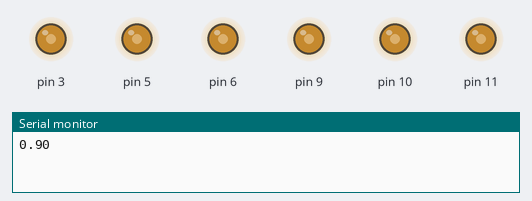
Recording of a sketch running on a simulated Arduino Uno, built with avr-gcc and run on an emulated ATmega328P. On the bench: output pins drawn as LEDs (lit = HIGH), the last lines printed to the serial monitor. Random numbers use the default seed unless the sketch sets one.

Above: at 0.05 s.
At 1.55 s:
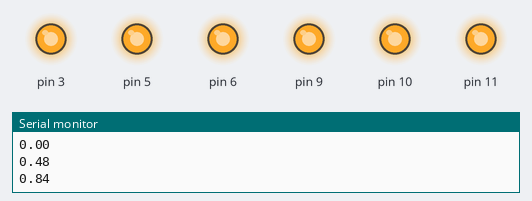
At 3.0 s:
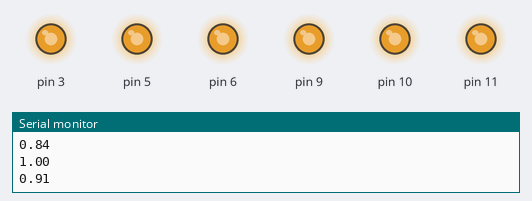
At 6.0 s:
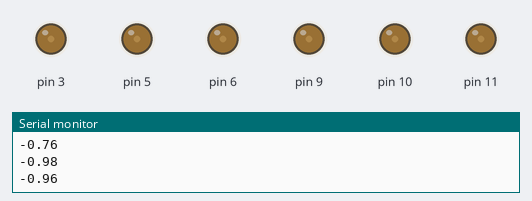
Timing chart, 0 to 8.1 s (numbered marks = the images above):
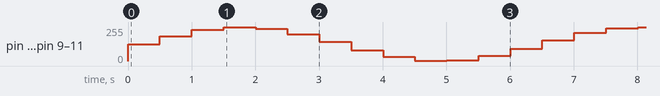

The sketch:

UnoTestSignalGenerator.ino
```cpp
float a1, a2, a3, a4, a5, a6, fTime;
long oldTime, currentTime, deltaTime;
int counter = 0;
float steps[] = {0.9, 0.0, 0.9, 0.0};

void setup() {
  randomSeed(analogRead(1));
  randomSeed(random());
  // put your setup code here, to run once:
  Serial.begin(9600);
  a1 = 0.9;
  a2 = 0.9;
  a3 = 0.9;
  a4 = 0.9;
  a5 = 0.9;
  a6 = 0.9;
  pinMode(12, INPUT_PULLUP);

}

void loop() {
  counter++;
  Serial.println(a1);
  oldTime = currentTime;
  currentTime = millis();
  deltaTime = currentTime - oldTime;
  fTime += deltaTime/1000.0;
  a1 = sin(fTime);
  a2 = sin(fTime);
  a3 = sin(fTime);
  a4 = sin(fTime);
  a5 = sin(fTime);
  a6 = sin(fTime);
//  if (digitalRead(12) == LOW){
//    a1 = random(100)/100.0;
//    a2 = random(100)/100.0;
//    a3 = random(100)/100.0;
//    a4 = random(100)/100.0;
//    a5 = random(100)/100.0;
//    a6 = random(100)/100.0;
//  }
  // put your main code here, to run repeatedly:
  analogWrite(3, int(a1*127) + 127);
  analogWrite(5, int(a2*127) + 127);
  analogWrite(6, int(a3*127) + 127);
  analogWrite(9, int(a4*127) + 127);
  analogWrite(10, int(a5*127) + 127);
  analogWrite(11, int(a6*127) + 127);
  delay(500);

}
```
